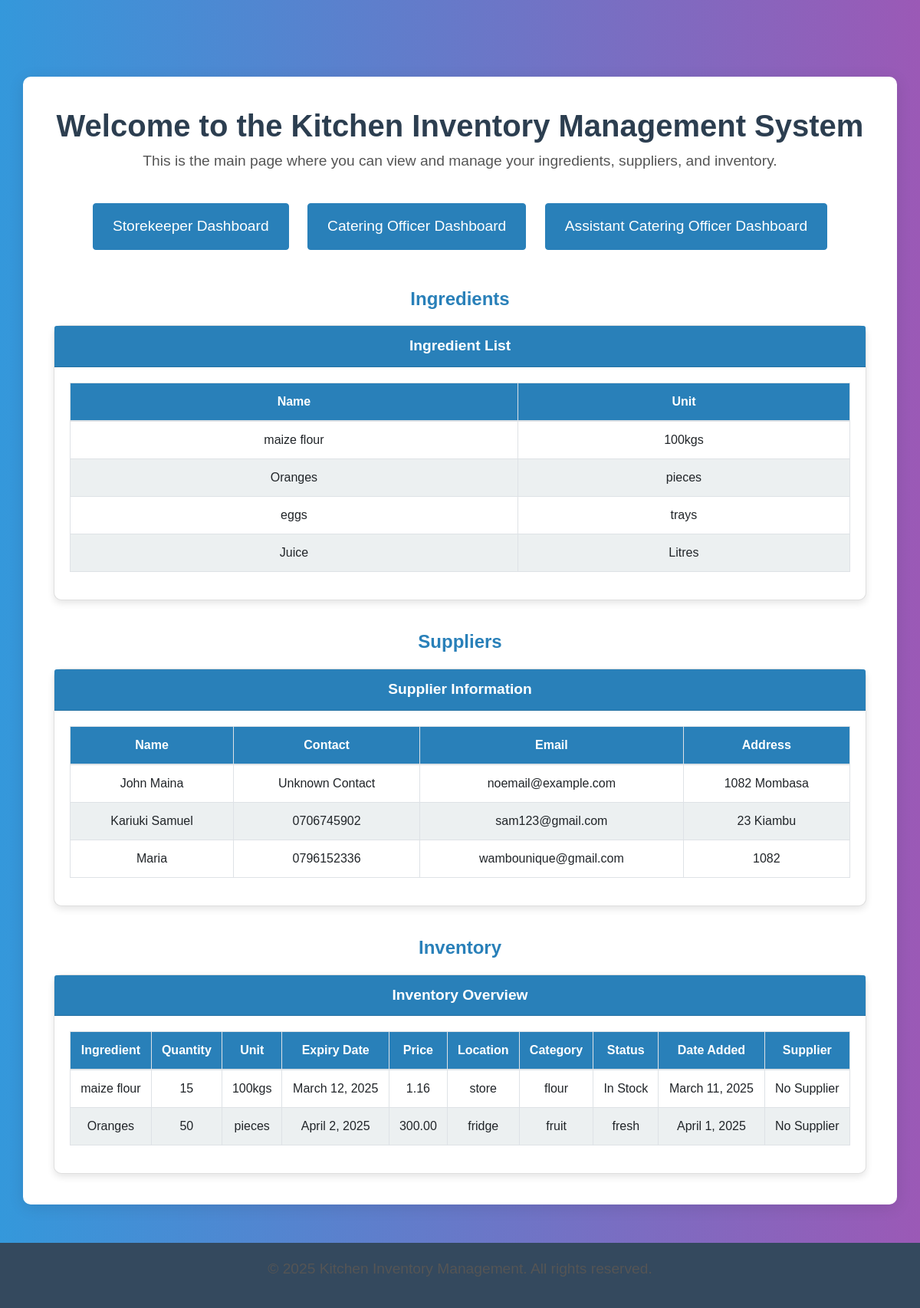
The page / on the database its author committed.
### inventory/models.py (models this page shows, shortened)
class Ingredient(models.Model):
    name = models.CharField(max_length=255)
    unit = models.CharField(max_length=50)  # e.g., grams, liters

class Supplier(models.Model):
   name = models.CharField(max_length=255)
   contact = models.CharField(max_length=255, default="Unknown Contact")
   address = models.TextField()
   email = models.EmailField(default="noemail@example.com")

class Inventory(models.Model):
    ingredient = models.ForeignKey(Ingredient, on_delete=models.CASCADE)
    quantity = models.PositiveIntegerField()
    expiry_date = models.DateField(null=True, blank=True)  # Expiry date for perishable items
    price = models.DecimalField(max_digits=10, decimal_places=2, null=True, blank=True)  # Price of the ingredient
    location = models.CharField(max_length=255, null=True, blank=True)  # Location in the kitchen
    category = models.CharField(max_length=100, null=True, blank=True)  # Category (e.g., grains, dairy, etc.)
    status = models.CharField(max_length=20, choices=[('In Stock', 'In Stock'), ('Out of Stock', 'Out of Stock'), ('Low Stock', 'Low Stock')], default='In Stock')
    date_added = models.DateField(auto_now_add=True)  # Date the item was added

### inventory/views.py (the view)
# urls.py: path('', inventory_list, name='inventory_list'),
def inventory_list(request):
    inventory = Inventory.objects.all()
    ingredients = Ingredient.objects.all()  # This retrieves all ingredients
    suppliers = Supplier.objects.all()  # This retrieves all suppliers
    return render(request, 'inventory/inventory_list.html', {
        'inventory': inventory,
        'ingredients': ingredients,
        'suppliers': suppliers
    })

### inventory/templates/inventory/inventory_list.html (shortened to what this page needs)
<!DOCTYPE html>
<html lang="en">
<head>
    <link rel="stylesheet" href="https://stackpath.bootstrapcdn.com/bootstrap/4.5.2/css/bootstrap.min.css">
</head>
<body>
    <div class="container">
        <h1>Welcome to the Kitchen Inventory Management System</h1>
        <p>This is the main page where you can view and manage your ingredients, suppliers, and inventory.</p>
        <div class="btn-container">
            <a href="{% url 'storekeeper_dashboard_url' %}" class="btn btn-primary">Storekeeper Dashboard</a>
            <a href="{% url 'catering_officer_dashboard_url' %}" class="btn btn-primary">Catering Officer Dashboard</a>
            <a href="{% url 'assistant_catering_officer_dashboard_url' %}" class="btn btn-primary">Assistant Catering Officer Dashboard</a>
        </div>
        <div class="table-container">
            <h2 class="section-title">Ingredients</h2>
            <div class="card">
                <div class="card-header">
                    Ingredient List
                </div>
                <div class="card-body">
                    <table class="table table-bordered">
                        <thead>
                            <tr>
                                <th>Name</th>
                                <th>Unit</th>
                            </tr>
                        </thead>
                        <tbody>
                            {% for ingredient in ingredients %}
                                <tr>
                                    <td>{{ ingredient.name }}</td>
                                    <td>{{ ingredient.unit }}</td>
                                </tr>
                            {% empty %}
                                <tr>
                                    <td colspan="2">No ingredients available.</td>
                                </tr>
                            {% endfor %}
                        </tbody>
                    </table>
                </div>
            </div>
        </div>
        <div class="table-container">
            <h2 class="section-title">Suppliers</h2>
            <div class="card">
                <div class="card-header">
                    Supplier Information
                </div>
                <div class="card-body">
                    <table class="table table-bordered">
                        <thead>
                            <tr>
                                <th>Name</th>
                                <th>Contact</th>
                                <th>Email</th>
                                <th>Address</th>
                            </tr>
                        </thead>
                        <tbody>
                            {% for supplier in suppliers %}
                                <tr>
                                    <td>{{ supplier.name }}</td>
                                    <td>{{ supplier.contact }}</td>
                                    <td>{{ supplier.email }}</td>
                                    <td>{{ supplier.address }}</td>
                                </tr>
                            {% empty %}
                                <tr>
                                    <td colspan="4">No suppliers available.</td>
                                </tr>
                            {% endfor %}
                        </tbody>
                    </table>
                </div>
            </div>
        </div>
        <div class="table-container">
            <h2 class="section-title">Inventory</h2>
            <div class="card">
                <div class="card-header">
                    Inventory Overview
                </div>
                <div class="card-body">
                    <table class="table table-bordered">
                        <thead>
                            <tr>
                                <th>Ingredient</th>
                                <th>Quantity</th>
                                <th>Unit</th>
                                <th>Expiry Date</th>
                                <th>Price</th>
                                <th>Location</th>
                                <th>Category</th>
                                <th>Status</th>
                                <th>Date Added</th>
                                <th>Supplier</th>
                            </tr>
                        </thead>
                        <tbody>
                            {% for item in inventory %}
                                <tr>
                                    <td>{{ item.ingredient.name }}</td>
                                    <td>{{ item.quantity }}</td>
                                    <td>{{ item.ingredient.unit }}</td>
                                    <td>{{ item.expiry_date }}</td>
                                    <td>{{ item.price }}</td>
                                    <td>{{ item.location }}</td>
                                    <td>{{ item.category }}</td>
                                    <td>{{ item.status }}</td>
                                    <td>{{ item.date_added }}</td>
                                    <td>{{ item.supplier.name|default:"No Supplier" }}</td>
                                </tr>
                            {% empty %}
                                <tr>
                                    <td colspan="10">No inventory available.</td>
                                </tr>
                            {% endfor %}
                        </tbody>
                    </table>
                </div>
            </div>
        </div>
    </div>
    <div class="footer">
        <p>&copy; 2025 Kitchen Inventory Management. All rights reserved.</p>
    </div>
</body>
</html>

### inventory/templates/inventory/inventory_list.html (style rules this page uses)
body { background: linear-gradient(to right, #3498db, #9b59b6); font-family: 'Arial', sans-serif; color: #2c3e50; padding-top: 50px; }
.container { background-color: #fff; padding: 40px; border-radius: 10px; box-shadow: 0 4px 20px rgba(0, 0, 0, 0.1); margin-top: 50px; }
h1, h2 { color: #2c3e50; font-family: 'Helvetica', sans-serif; text-align: center; font-weight: bold; }
p { font-size: 1.2rem; color: #555; text-align: center; }
.btn-container { text-align: center; margin-top: 30px; }
.btn-primary { background-color: #2980b9; border-color: #2980b9; padding: 15px 25px; font-size: 1.2rem; transition: all 0.3s ease; margin: 10px; }
.table th, .table td { text-align: center; vertical-align: middle; }
.table th { background-color: #2980b9; color: #fff; font-weight: bold; font-size: 1rem; }
.table tr:nth-child(even) { background-color: #ecf0f1; }
.card { border-radius: 10px; box-shadow: 0 4px 10px rgba(0, 0, 0, 0.1); margin-top: 20px; }
.card-header { background-color: #2980b9; color: white; font-weight: bold; text-align: center; font-size: 1.2rem; }
.card-body { padding: 20px; }
.footer { text-align: center; padding: 20px; background-color: #34495e; color: white; font-size: 0.9rem; margin-top: 50px; }
.section-title { color: #2980b9; font-size: 1.5rem; text-align: center; margin-top: 40px; font-weight: bold; }
.table-container { margin-top: 30px; }
.btn-container a { margin-right: 10px; transition: transform 0.3s ease; }

### rows shown on the page
Ingredient: name "maize flour", unit "100kgs"
Ingredient: name "Oranges", unit "pieces"
Ingredient: name "eggs", unit "trays"
Ingredient: name "Juice", unit "Litres"
Supplier: name "John Maina", contact "Unknown Contact", email "noemail@example.com", address "1082 Mombasa"
Supplier: name "Kariuki Samuel", contact "0706745902", email "sam123@gmail.com", address "23 Kiambu"
Supplier: name "Maria", contact "0796152336", email "wambounique@gmail.com", address "1082"
Inventory: ingredient.name "maize flour", quantity "15", ingredient.unit "100kgs", expiry_date "March 12, 2025", price "1.16", location "store", category "flour", status "In Stock", date_added "March 11, 2025", supplier.name "No Supplier"
Inventory: ingredient.name "Oranges", quantity "50", ingredient.unit "pieces", expiry_date "April 2, 2025", price "300.00", location "fridge", category "fruit", status "fresh", date_added "April 1, 2025", supplier.name "No Supplier"
